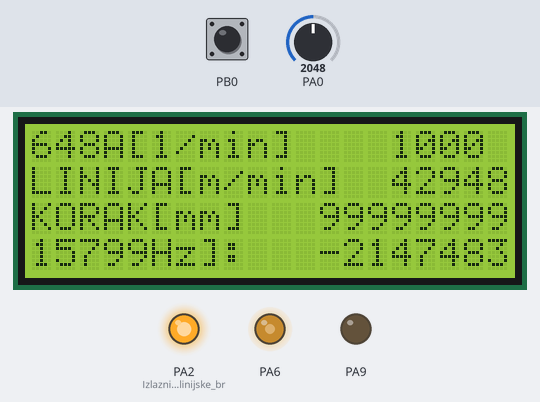
The sketch below on a simulated STM32 Blue Pill. Parts: 20×4 character LCD, output pins drawn as LEDs (lit = HIGH). The inputs (shaded band) are chosen by the test bench; at power-on: PA0 = 2048, PB0 HIGH. What the sketch prints to the serial monitor is not drawn.

Above: at 1.3 s.
1.4 s: PA0 set to 2866
At 2.3 s:
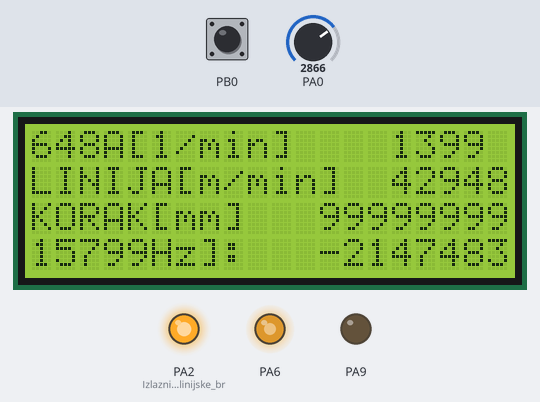
3.0 s: PB0 pulled LOW for 1 s
At 4.4 s:
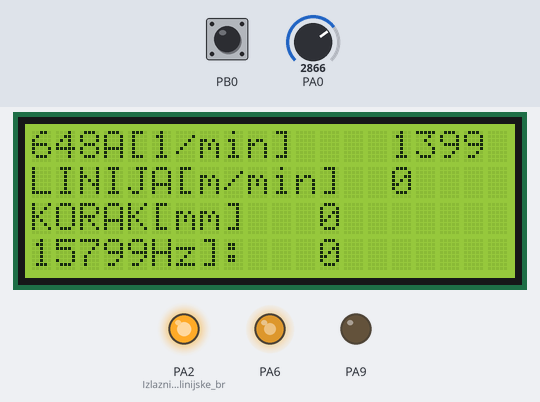
5.5 s: PA0 set to 3603
At 6.2 s:
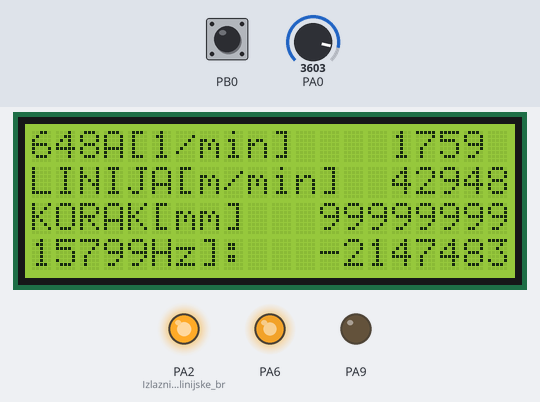
7.0 s: PB0 pulled LOW for 0.15 s
At 8.1 s:
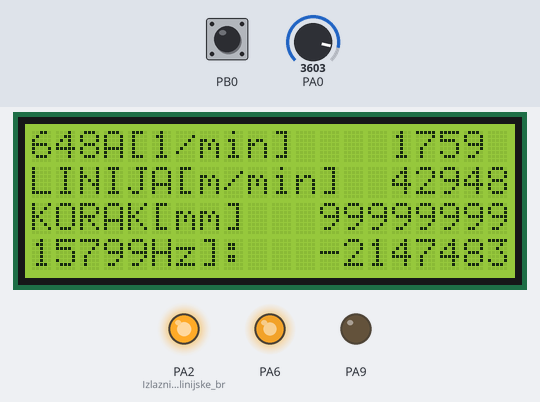
8.6 s: PA0 set to 491
At 10.1 s:
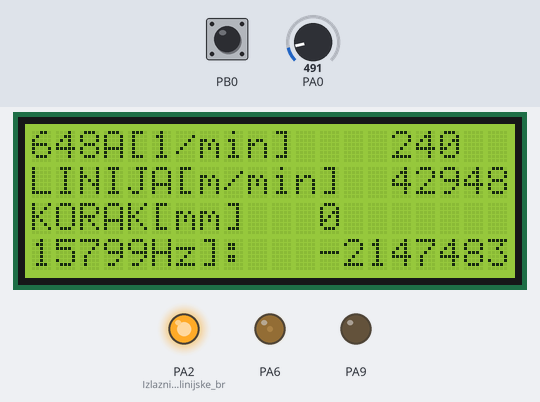
10.5 s: PA0 set to 0
At 11.4 s:
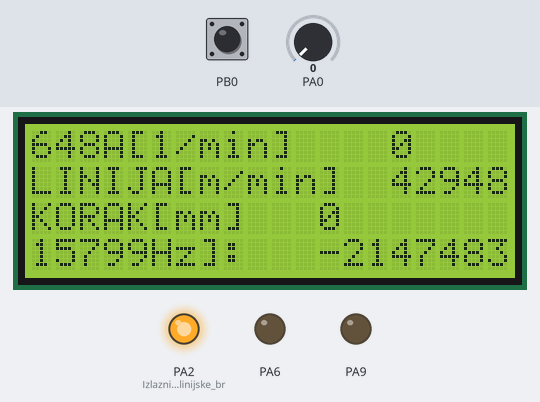
Timing chart, 0 to 13.1 s (numbered marks = the images above; inputs shaded):
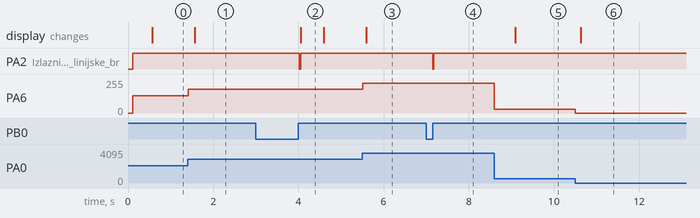

Measured:
- after the input at 1.4 s, PA6: 128/255 → 179/255 at once; the display: changes after 0.17 s (image 1)
- after the input at 3.0 s, PA2 (Izlazni_napon_linijske_br): HIGH → LOW after 1.0 s, → HIGH 0.04 s later; the display: changes after 1.1 s (image 2)
- after the input at 5.5 s, PA6: 179/255 → 225/255 at once; the display: changes after 0.09 s (image 3)
- after the input at 7.0 s, PA2 (Izlazni_napon_linijske_br): HIGH → LOW after 0.16 s, → HIGH 0.02 s later
- after the input at 8.6 s, PA6: 225/255 → 30/255 at once; the display: changes after 0.49 s (image 5)
- after the input at 10.5 s, PA6: 30/255 → 0/255 at once; the display: changes after 0.13 s (image 6)
- what the display in image 2 shows lasts 0.5 s, from 4.1 s to 4.6 s

The sketch:

STM32_TC_masina_telefonija.ino
```cpp
#include <Wire.h>
#include <LiquidCrystal_I2C.h>
LiquidCrystal_I2C lcd(0x27, 20, 4);

/*
 * A2 - Izlaz prema kondicioneru PWM-0-10VDC
 * A0 - Analogni ulaz - brzina obrtanja lire 0-3,3v
 * B0 - Ulaz frekventni sa enkodera 0-14400hz
 * B6 , B7  - Izlaz prema LCD displeju
 */

#include <Adafruit_MCP4725.h>
Adafruit_MCP4725 dac;
#define DAC_RESOLUTION    (12)

// period of pulse accumulation and serial output, milliseconds
#define MainPeriod 20

long previousMillis = 0; // will store last time of the cycle end
long previousMillis1 = 0;
volatile unsigned long duration=0; // accumulates pulse width
volatile unsigned int  pulsecount=0;

volatile unsigned long previousMicros=0;

unsigned int val;

int             Korak;
int             liraU;
float           Obrt;

void setup()
{
  dac.begin(0x60);

  lcd.begin();
  lcd.backlight();
  Serial.begin(115200);

  pinMode(PA0, INPUT);

  pinMode(PA6, PWM);
  pinMode(PA2, PWM);  // Izlazni napon linijske brzine 14175Hz == 3,3V PWM
  pinMode(PB0, INPUT_PULLUP);
  pinMode(9, OUTPUT);
  attachInterrupt(PB0, myinthandler, RISING);

    lcd.setCursor(0, 0);
    lcd.print("LIRA[1/min]  ");
    lcd.setCursor(0, 1);
    lcd.print("LINIJA[m/min] ");
    lcd.setCursor(0, 2);
    lcd.print("KORAK[mm]  ");

    lcd.setCursor(0, 3);
    lcd.print("FREK[Hz]:  ");

}

void loop()
{

  unsigned long currentMillis = millis();

  if (currentMillis - previousMillis >= MainPeriod)
  {
    previousMillis = currentMillis;


    unsigned long _duration = duration;
    unsigned long _pulsecount = pulsecount;

    duration = 0; // clear counters
    pulsecount = 0;
    float Freq = 1e6 / float(_duration);
    Freq *= _pulsecount; // calculate F

    // output time and frequency data to RS232
    Serial.print(currentMillis);
    Serial.print(" ");
    Serial.print(Freq);
    Serial.print(" ");
    Serial.print(_pulsecount);
    Serial.print(" ");
    Serial.println(_duration);

    liraU = analogRead(PA0);     // 3,3V == 4095
    Obrt  = round ( liraU / 2.048 ) ;     // 4095 == 2000 obrtaja u minuti
    pwmWrite(PA6, liraU * 16);

    unsigned int Brz = map ( int(Freq), 0, 14175, 0, 1181);       //  14400 Hz = 1200 m/min, 14175hz = 1181m/min

    Korak = round ( ( float(Brz) * ( 1000 /2 ) ) / Obrt ) ;   //  Korak u mm
    Korak = constrain(Korak,0, 99999999);

    unsigned int BrzUout = map ( int(Freq), 0, 14175, 0, 65535);  // maksimalna brzina 14175hz = izlaz 10V
    BrzUout = constrain(BrzUout,0, 65535);
    pwmWrite(PA2, BrzUout);


//    int Val = map(int(Freq), 0,3600,0,4095);
//    dac.setVoltage(Val, false);

//    dac.setVoltage(int(Freq)/20 , false);
 //   analogWrite(PB9, int(Freq));

 unsigned long currentMillis1 = millis();
  if (currentMillis1 - previousMillis1 >= 500)
  {
    previousMillis1 = currentMillis1;

//    lcd.clear();

    lcd.setCursor(15, 0);
    lcd.print("     ");

    lcd.setCursor(15, 1);
    lcd.print("     ");

    lcd.setCursor(12, 2);
    lcd.print("        ");

    lcd.setCursor(12, 3);
    lcd.print("        ");


    lcd.setCursor(15, 0);
    lcd.print(int(Obrt));

    lcd.setCursor(15, 1);
    lcd.print(Brz);

    lcd.setCursor(12, 2);
    lcd.print(Korak);

    lcd.setCursor(12, 3);
    lcd.print(int(Freq));

   }
  }
}

void myinthandler() // interrupt handler
{
  unsigned long currentMicros = micros();
  duration += currentMicros - previousMicros;
  previousMicros = currentMicros;
  pulsecount++;

}
```
